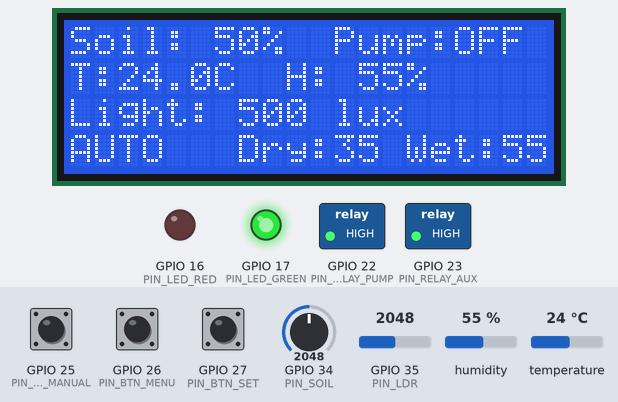
A sketch run on a simulated ESP32. Parts: 20×4 character LCD, switched loads named in the sketch (green lamp = pin HIGH), output pins drawn as LEDs (lit = HIGH). The test bench sets the inputs (shaded band); at power-on: GPIO 34 (PIN_SOIL) = 2048, GPIO 25 (PIN_BTN_MANUAL) HIGH, GPIO 26 (PIN_BTN_MENU) HIGH, GPIO 27 (PIN_BTN_SET) HIGH, GPIO 35 (PIN_LDR) = 2048, humidity 55 %, temperature 24 °C (analog values on the 0–4095 scale). EEPROM starts erased; what the sketch prints to the serial monitor is not drawn.

Above: at 3.0 s.
3.1 s: GPIO 34 (PIN_SOIL) set to 1538
At 4.6 s:
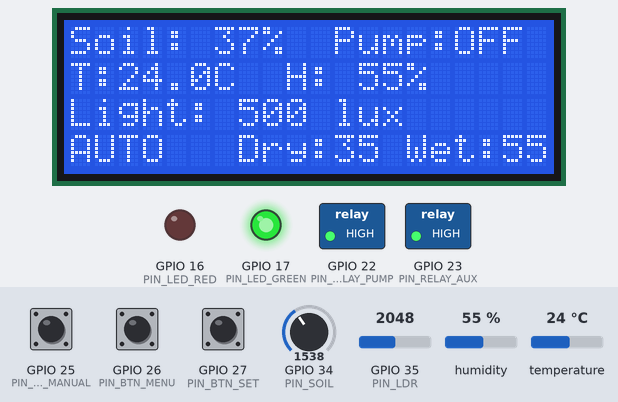
5.4 s: GPIO 34 (PIN_SOIL) set to 1427
At 6.6 s:
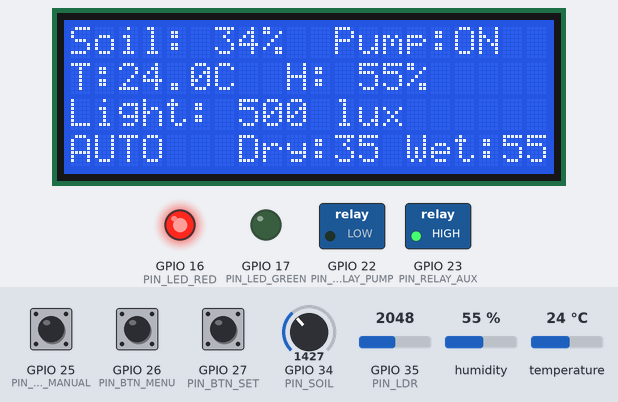
7.6 s: GPIO 25 (PIN_BTN_MANUAL) pulled LOW for 0.15 s
At 8.7 s:
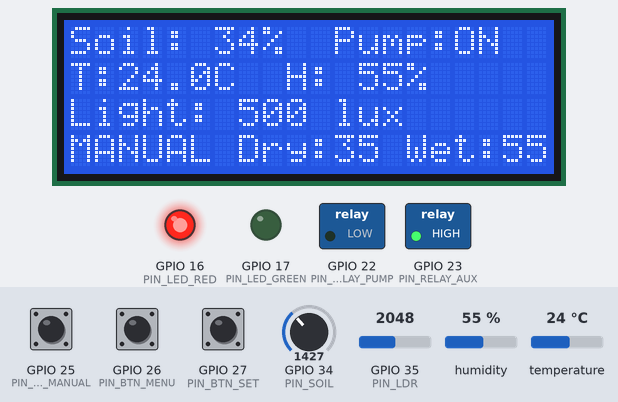
9.2 s: GPIO 25 (PIN_BTN_MANUAL) pulled LOW for 1 s
At 9.9 s:
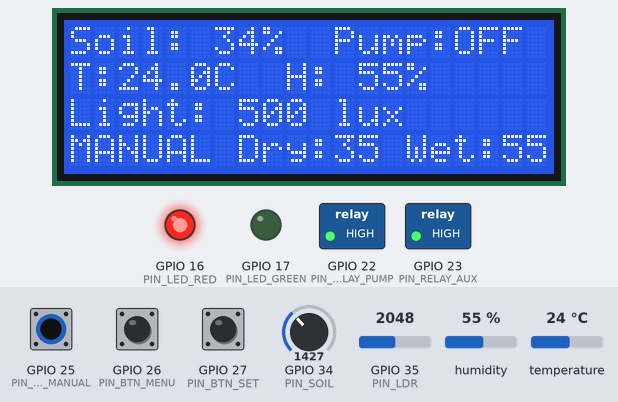
11.7 s: GPIO 26 (PIN_BTN_MENU) pulled LOW for 0.15 s
At 12.6 s:
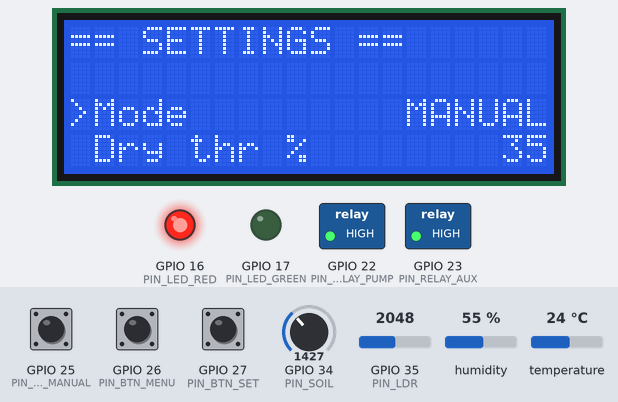
13.3 s: GPIO 27 (PIN_BTN_SET) pulled LOW for 0.15 s
At 14.8 s:
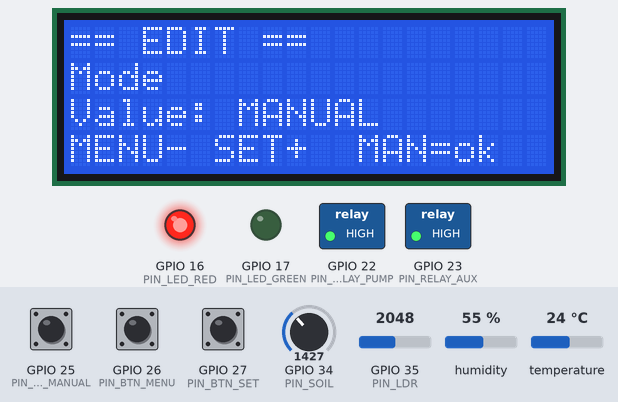
Timing chart, 0 to 15.9 s (numbered marks = the images above; inputs shaded):
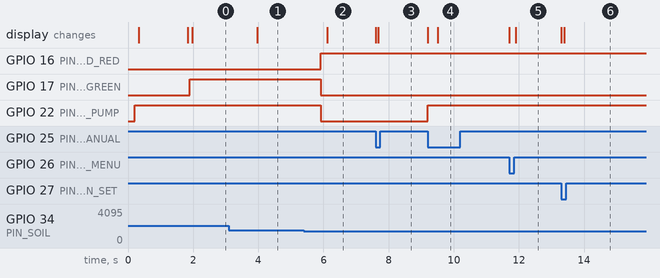

The sketch:

sketch.ino
```cpp
/*  SIMULATION BUILD for Wokwi (wokwi.com)  ---------------------------------
    Same firmware as smart_irrigation.ino, with 3 sim-only changes:
      * DHT22 part (Wokwi has no DHT11)
      * soil + light are potentiometer/LDR sweeps (0..4095 calibration)
      * shorter pump max-run / cooldown so the demo cycles quickly
    In the sim: turn the SOIL pot down to 'dry' -> pump turns ON.
-------------------------------------------------------------------------- */

/*==============================================================================
  SMART IRRIGATION SYSTEM  —  ESP32 firmware
  --------------------------------------------------------------------------
  Hardware (from the project circuit diagram):
    ESP32 Dev Module, DHT11 (temp/hum), capacitive/resistive soil moisture,
    LDR light module, LCD 20x4 (I2C), 2-channel relay (water pump + spare),
    3 tactile buttons (MANUAL / MENU / SETTINGS), red + green status LEDs,
    3.7V Li-ion + SPDT power switch.

  Features:
    * AUTO watering with hysteresis (start below DRY%, stop above WET%)
    * MANUAL override (button toggles pump)
    * Optional "water only at night" using the LDR
    * Safety: max continuous pump run-time + cooldown between waterings
    * Sensor-fault handling (DHT NaN / soil sensor unplugged)
    * LCD dashboard + 3-button menu to change settings live
    * Settings saved to flash (survive power-off) via Preferences (NVS)

  Libraries (Library Manager):
    - "LiquidCrystal I2C" by Frank de Brabander
    - "DHT sensor library" by Adafruit  (+ "Adafruit Unified Sensor")
    Preferences + Wire ship with the ESP32 core.

  Board: "ESP32 Dev Module".   See README.md for wiring + calibration.
==============================================================================*/

#include <Wire.h>
#include <LiquidCrystal_I2C.h>
#include <DHT.h>
#include <Preferences.h>

/*------------------------------------------------------------------------------
  PIN MAP  —  VERIFY THESE AGAINST YOUR OWN WIRING (they are the only thing that
  must match your board). Change a number here if your diagram used another pin.
------------------------------------------------------------------------------*/
#define PIN_DHT          4    // DHT11  DATA
#define PIN_SOIL         34   // Soil moisture  A0  (ADC1, input-only)
#define PIN_LDR          35   // LDR module     OUT (ADC1, input-only)
#define PIN_SDA          18   // LCD 20x4  I2C SDA   (diagram: "D18 (SDA)")
#define PIN_SCL          19   // LCD 20x4  I2C SCL   (diagram: "D19 (SCL)")
#define PIN_RELAY_PUMP   22   // Relay IN1 -> water pump
#define PIN_RELAY_AUX    23   // Relay IN2 -> spare (2nd pump / solenoid valve)
#define PIN_BTN_MANUAL   25   // MANUAL ON/OFF button
#define PIN_BTN_MENU     26   // MENU button
#define PIN_BTN_SET      27   // SETTINGS button
#define PIN_LED_GREEN    17   // green LED  (system OK / soil moist)
#define PIN_LED_RED      16   // red LED    (pump running / dry / alert)

/*------------------------------------------------------------------------------
  HARDWARE OPTIONS
------------------------------------------------------------------------------*/
#define DHTTYPE          DHT22   // Wokwi provides DHT22; use DHT11 on the real board
#define LCD_ADDR         0x27      // if the screen stays blank, try 0x3F
#define RELAY_ACTIVE_LOW 1         // most blue 2-ch relay boards are active-LOW

#if RELAY_ACTIVE_LOW
  #define RLY_ON   LOW
  #define RLY_OFF  HIGH
#else
  #define RLY_ON   HIGH
  #define RLY_OFF  LOW
#endif

/*------------------------------------------------------------------------------
  CALIBRATION  (see README "Calibrating the soil sensor")
  ESP32 ADC is 12-bit: raw values run 0..4095.
------------------------------------------------------------------------------*/
int SOIL_RAW_DRY   = 0;      // SIM: potentiometer fully left  = dry
int SOIL_RAW_WET   = 4095;   // SIM: potentiometer fully right = wet
int LDR_RAW_DARK   = 0;      // SIM
int LDR_RAW_BRIGHT = 4095;   // SIM

/*------------------------------------------------------------------------------
  TIMING
------------------------------------------------------------------------------*/
const uint32_t DHT_PERIOD  = 2000;   // DHT11 max ~0.5 Hz
const uint32_t SOIL_PERIOD = 1000;
const uint32_t UI_PERIOD   = 300;
const uint32_t DEBOUNCE_MS = 40;

/*------------------------------------------------------------------------------
  OBJECTS / STATE
------------------------------------------------------------------------------*/
LiquidCrystal_I2C lcd(LCD_ADDR, 20, 4);
DHT dht(PIN_DHT, DHTTYPE);
Preferences prefs;

enum Mode  { MODE_AUTO = 0, MODE_MANUAL = 1 };
enum UI    { UI_HOME = 0, UI_MENU = 1, UI_EDIT = 2 };

struct Settings {
  uint8_t  mode         = MODE_AUTO;
  uint8_t  soilDry      = 35;   // %  start watering below this
  uint8_t  soilWet      = 55;   // %  stop watering above this
  uint16_t pumpMaxRun   = 15;   // s  (shortened for a lively simulation)
  uint16_t pumpCooldown = 5;    // s  (shortened for a lively simulation)
  uint8_t  nightOnly    = 0;    // 1 = only water when it is dark
};
Settings cfg;

// live readings
float   tempC = NAN, humid = NAN;
int     soilRaw = 0, ldrRaw = 0;
int     soilPct = 0, lightPct = 0, lightLux = 0;
bool    soilOk = false, dhtOk = false;

// pump
bool     pumpOn = false, manualPump = false;
uint32_t pumpStartMs = 0, pumpStopMs = 0;

// ui
uint8_t  uiState = UI_HOME;
int8_t   menuIdx = 0;
const uint8_t MENU_COUNT = 7;   // Mode, Dry, Wet, MaxRun, Cooldown, Night, Save

// scheduler
uint32_t tDht = 0, tSoil = 0, tUi = 0;

/*==============================  BUTTONS  ====================================*/
struct Btn { uint8_t pin; bool last; uint32_t t; };
Btn bMan { PIN_BTN_MANUAL, HIGH, 0 };
Btn bMen { PIN_BTN_MENU,   HIGH, 0 };
Btn bSet { PIN_BTN_SET,    HIGH, 0 };

// returns true once on a fresh press (active-LOW, debounced)
bool pressed(Btn &b) {
  bool r = digitalRead(b.pin);
  if (r != b.last && (millis() - b.t) > DEBOUNCE_MS) {
    b.t = millis();
    b.last = r;
    if (r == LOW) return true;
  }
  return false;
}

/*==============================  SENSORS  ====================================*/
int clampi(int v, int lo, int hi) { return v < lo ? lo : (v > hi ? hi : v); }

void readSoil() {
  // average a few samples to steady the ADC
  long acc = 0;
  for (int i = 0; i < 8; i++) { acc += analogRead(PIN_SOIL); delay(2); }
  soilRaw = acc / 8;
  soilOk  = (soilRaw > 50 && soilRaw < 4090);        // unplugged -> stuck at rail
  int pct = map(soilRaw, SOIL_RAW_DRY, SOIL_RAW_WET, 0, 100);
  soilPct = clampi(pct, 0, 100);
}

void readLight() {
  long acc = 0;
  for (int i = 0; i < 8; i++) { acc += analogRead(PIN_LDR); delay(2); }
  ldrRaw   = acc / 8;
  int pct  = map(ldrRaw, LDR_RAW_DARK, LDR_RAW_BRIGHT, 0, 100);
  lightPct = clampi(pct, 0, 100);
  lightLux = lightPct * 10;   // rough relative estimate (0..1000), not calibrated lux
}

void readDht() {
  float t = dht.readTemperature();
  float h = dht.readHumidity();
  dhtOk = !(isnan(t) || isnan(h));
  if (dhtOk) { tempC = t; humid = h; }     // keep last good on a bad read
}

/*==============================  PUMP / CONTROL  =============================*/
void setPump(bool on) {
  if (on == pumpOn) return;
  pumpOn = on;
  digitalWrite(PIN_RELAY_PUMP, on ? RLY_ON : RLY_OFF);
  if (on) pumpStartMs = millis(); else pumpStopMs = millis();
  Serial.printf("[PUMP] %s\n", on ? "ON" : "OFF");
}

void updateControl() {
  uint32_t now = millis();

  if (cfg.mode == MODE_MANUAL) {
    setPump(manualPump);
  } else {                                   // ---- AUTO ----
    bool cooled  = (now - pumpStopMs) >= (uint32_t)cfg.pumpCooldown * 1000UL;
    bool nightOk = cfg.nightOnly ? (lightPct < 30) : true;
    if (!pumpOn) {
      if (soilOk && soilPct <= cfg.soilDry && cooled && nightOk) setPump(true);
    } else {
      if (!soilOk || soilPct >= cfg.soilWet) setPump(false);
    }
  }

  // safety: never let the pump run longer than pumpMaxRun
  if (pumpOn && (now - pumpStartMs) >= (uint32_t)cfg.pumpMaxRun * 1000UL) {
    setPump(false);
    if (cfg.mode == MODE_MANUAL) manualPump = false;
    Serial.println("[SAFETY] max run reached -> pump OFF");
  }
}

void updateLeds() {
  bool fault = !soilOk || !dhtOk;
  bool red   = pumpOn || (soilOk && soilPct <= cfg.soilDry) || fault;
  bool green = !red && soilOk && soilPct > cfg.soilDry;
  // blink red on fault so it is distinguishable from "watering"
  if (fault && !pumpOn) red = (millis() / 400) % 2;
  digitalWrite(PIN_LED_RED,   red   ? HIGH : LOW);
  digitalWrite(PIN_LED_GREEN, green ? HIGH : LOW);
}

/*==============================  PERSISTENCE  ================================*/
void saveSettings() {
  prefs.begin("irrig", false);
  prefs.putBytes("cfg", &cfg, sizeof(cfg));
  prefs.end();
  Serial.println("[NVS] settings saved");
}
void loadSettings() {
  prefs.begin("irrig", true);
  if (prefs.getBytesLength("cfg") == sizeof(cfg)) prefs.getBytes("cfg", &cfg, sizeof(cfg));
  prefs.end();
}

/*==============================  LCD UI  =====================================*/
void printPadded(uint8_t row, const String &s) {
  String line = s;
  while (line.length() < 20) line += ' ';
  if (line.length() > 20) line = line.substring(0, 20);
  lcd.setCursor(0, row);
  lcd.print(line);
}

const char* menuName(int i) {
  switch (i) {
    case 0: return "Mode";
    case 1: return "Dry thr %";
    case 2: return "Wet thr %";
    case 3: return "Max run s";
    case 4: return "Cooldown s";
    case 5: return "Night only";
    default:return "Save & Exit";
  }
}
String menuValue(int i) {
  switch (i) {
    case 0: return cfg.mode == MODE_AUTO ? "AUTO" : "MANUAL";
    case 1: return String(cfg.soilDry);
    case 2: return String(cfg.soilWet);
    case 3: return String(cfg.pumpMaxRun);
    case 4: return String(cfg.pumpCooldown);
    case 5: return cfg.nightOnly ? "YES" : "NO";
    default:return "";
  }
}
void editValue(int i, int dir) {          // dir = +1 / -1
  switch (i) {
    case 0: cfg.mode = (cfg.mode == MODE_AUTO) ? MODE_MANUAL : MODE_AUTO; break;
    case 1: cfg.soilDry      = clampi(cfg.soilDry + dir, 5, cfg.soilWet - 5); break;
    case 2: cfg.soilWet      = clampi(cfg.soilWet + dir, cfg.soilDry + 5, 95); break;
    case 3: cfg.pumpMaxRun   = clampi(cfg.pumpMaxRun + dir * 5, 5, 600); break;
    case 4: cfg.pumpCooldown = clampi(cfg.pumpCooldown + dir * 5, 0, 3600); break;
    case 5: cfg.nightOnly    = !cfg.nightOnly; break;
  }
}

void renderHome() {
  char l0[21], l1[21], l2[21], l3[21];
  snprintf(l0, sizeof(l0), "Soil:%3d%%  Pump:%-3s", soilOk ? soilPct : 0, pumpOn ? "ON" : "OFF");
  if (dhtOk) snprintf(l1, sizeof(l1), "T:%4.1fC  H:%3.0f%%", tempC, humid);
  else       snprintf(l1, sizeof(l1), "T: --.-C  H: --%%");
  snprintf(l2, sizeof(l2), "Light:%4d lux", lightLux);
  snprintf(l3, sizeof(l3), "%-6s Dry:%2d Wet:%2d",
           cfg.mode == MODE_AUTO ? "AUTO" : "MANUAL", cfg.soilDry, cfg.soilWet);
  printPadded(0, l0); printPadded(1, l1); printPadded(2, l2); printPadded(3, l3);
}

void renderMenu() {
  printPadded(0, "== SETTINGS ==");
  // show selected item + neighbours
  for (int row = 1; row <= 3; row++) {
    int i = menuIdx - 1 + (row - 1);
    if (i < 0 || i >= MENU_COUNT) { printPadded(row, ""); continue; }
    String s = String(i == menuIdx ? ">" : " ") + menuName(i);
    String v = menuValue(i);
    if (v.length()) { while ((s.length() + v.length()) < 20) s += ' '; s += v; }
    printPadded(row, s);
  }
}

void renderEdit() {
  printPadded(0, "== EDIT ==");
  printPadded(1, String(menuName(menuIdx)));
  printPadded(2, String("Value: ") + menuValue(menuIdx));
  printPadded(3, "MENU- SET+  MAN=ok");
}

void renderUI() {
  if (uiState == UI_HOME) renderHome();
  else if (uiState == UI_MENU) renderMenu();
  else renderEdit();
}

/*==============================  BUTTON HANDLING  ============================*/
void handleButtons() {
  bool man = pressed(bMan);
  bool men = pressed(bMen);
  bool set = pressed(bSet);
  if (!man && !men && !set) return;

  if (uiState == UI_HOME) {
    if (man) {                       // MANUAL: toggle pump + force manual mode
      cfg.mode = MODE_MANUAL;
      manualPump = !manualPump;
    }
    if (men) { uiState = UI_MENU; menuIdx = 0; }      // enter settings list
    if (set) { uiState = UI_MENU; menuIdx = 0; }
  }
  else if (uiState == UI_MENU) {
    if (men) menuIdx = (menuIdx + 1) % MENU_COUNT;    // next item
    if (set) {                                        // select
      if (menuIdx == MENU_COUNT - 1) {                // "Save & Exit"
        saveSettings(); uiState = UI_HOME;
      } else uiState = UI_EDIT;
    }
    if (man) { uiState = UI_HOME; }                   // back (without saving)
  }
  else { /* UI_EDIT */
    if (men) editValue(menuIdx, -1);
    if (set) editValue(menuIdx, +1);
    if (man) uiState = UI_MENU;                       // confirm -> back to list
  }
  lcd.clear();
}

/*==============================  SETUP / LOOP  ===============================*/
void setup() {
  Serial.begin(115200);
  delay(200);
  Serial.println("\n[BOOT] Smart Irrigation System");

  pinMode(PIN_RELAY_PUMP, OUTPUT); digitalWrite(PIN_RELAY_PUMP, RLY_OFF);
  pinMode(PIN_RELAY_AUX,  OUTPUT); digitalWrite(PIN_RELAY_AUX,  RLY_OFF);
  pinMode(PIN_LED_GREEN,  OUTPUT);
  pinMode(PIN_LED_RED,    OUTPUT);
  pinMode(PIN_BTN_MANUAL, INPUT_PULLUP);
  pinMode(PIN_BTN_MENU,   INPUT_PULLUP);
  pinMode(PIN_BTN_SET,    INPUT_PULLUP);

  analogReadResolution(12);
  analogSetAttenuation(ADC_11db);     // full 0..3.3V input range

  loadSettings();
  dht.begin();

  Wire.begin(PIN_SDA, PIN_SCL);
  lcd.init();
  lcd.backlight();
  lcd.clear();
  printPadded(0, "SMART IRRIGATION");
  printPadded(1, "  SYSTEM  v1.0");
  printPadded(2, "starting...");
  delay(1500);
  lcd.clear();

  // prime sensors
  readSoil(); readLight(); readDht();
}

void loop() {
  uint32_t now = millis();

  if (now - tSoil >= SOIL_PERIOD) { tSoil = now; readSoil(); readLight(); }
  if (now - tDht  >= DHT_PERIOD)  { tDht  = now; readDht(); }

  handleButtons();
  updateControl();
  updateLeds();

  if (now - tUi >= UI_PERIOD) {
    tUi = now;
    renderUI();
    Serial.printf("soil=%d%%(raw%d) T=%.1f H=%.0f light=%d%% pump=%d mode=%s\n",
                  soilPct, soilRaw, tempC, humid, lightPct, pumpOn,
                  cfg.mode == MODE_AUTO ? "AUTO" : "MAN");
  }
}
```

Measured:
- the behaviour switches between 1475 and 1474 on GPIO 34 (PIN_SOIL) (found by bisection; images 1 and 2)
- after the input at 3.1 s, the display: changes after 0.87 s (image 1)
- after the input at 5.4 s, GPIO 16 (PIN_LED_RED): LOW → HIGH after 0.51 s; GPIO 17 (PIN_LED_GREEN), GPIO 22 (PIN_RELAY_PUMP): HIGH → LOW after 0.51 s; the display: changes after 0.72 s (image 2)
- after the input at 7.6 s, the display: first changes at once (image 3 shows a later state)
- after the input at 9.2 s, GPIO 22 (PIN_RELAY_PUMP): LOW → HIGH at once; the display: first changes at once (image 4 shows a later state)
- after the input at 11.7 s, the display: first changes at once (image 5 shows a later state)
- after the input at 13.3 s, the display: first changes at once (image 6 shows a later state)
